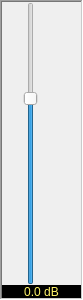
<?xml version="1.0" encoding="UTF-8"?>
<ui version="4.0">
 <class>CChannelVol</class>
 <widget class="QFrame" name="CChannelVol">
  <property name="geometry">
   <rect>
    <x>0</x>
    <y>0</y>
    <width>83</width>
    <height>300</height>
   </rect>
  </property>
  <property name="windowTitle">
   <string>Frame</string>
  </property>
  <property name="frameShape">
   <enum>QFrame::WinPanel</enum>
  </property>
  <property name="frameShadow">
   <enum>QFrame::Sunken</enum>
  </property>
  <layout class="QVBoxLayout" name="verticalLayout">
   <property name="spacing">
    <number>0</number>
   </property>
   <property name="leftMargin">
    <number>0</number>
   </property>
   <property name="topMargin">
    <number>0</number>
   </property>
   <property name="rightMargin">
    <number>0</number>
   </property>
   <property name="bottomMargin">
    <number>0</number>
   </property>
   <item>
    <layout class="QHBoxLayout" name="horizontalLayout">
     <property name="spacing">
      <number>0</number>
     </property>
     <property name="topMargin">
      <number>0</number>
     </property>
     <property name="bottomMargin">
      <number>0</number>
     </property>
     <item>
      <widget class="CdBScale" name="frame">
       <property name="minimumSize">
        <size>
         <width>19</width>
         <height>0</height>
        </size>
       </property>
       <property name="font">
        <font>
         <pointsize>13</pointsize>
        </font>
       </property>
      </widget>
     </item>
     <item>
      <widget class="QSynthSlider" name="VolSlider">
       <property name="minimumSize">
        <size>
         <width>20</width>
         <height>0</height>
        </size>
       </property>
       <property name="maximum">
        <number>150</number>
       </property>
       <property name="sliderPosition">
        <number>100</number>
       </property>
       <property name="orientation">
        <enum>Qt::Vertical</enum>
       </property>
      </widget>
     </item>
     <item>
      <widget class="CPeakControl" name="PeakLeft">
       <property name="sizePolicy">
        <sizepolicy hsizetype="Expanding" vsizetype="Preferred">
         <horstretch>0</horstretch>
         <verstretch>0</verstretch>
        </sizepolicy>
       </property>
       <property name="minimumSize">
        <size>
         <width>14</width>
         <height>0</height>
        </size>
       </property>
      </widget>
     </item>
     <item>
      <widget class="CPeakControl" name="PeakRight">
       <property name="sizePolicy">
        <sizepolicy hsizetype="Expanding" vsizetype="Preferred">
         <horstretch>0</horstretch>
         <verstretch>0</verstretch>
        </sizepolicy>
       </property>
       <property name="minimumSize">
        <size>
         <width>14</width>
         <height>0</height>
        </size>
       </property>
      </widget>
     </item>
    </layout>
   </item>
   <item>
    <widget class="QLabel" name="VolLabel">
     <property name="sizePolicy">
      <sizepolicy hsizetype="Expanding" vsizetype="Preferred">
       <horstretch>0</horstretch>
       <verstretch>0</verstretch>
      </sizepolicy>
     </property>
     <property name="minimumSize">
      <size>
       <width>0</width>
       <height>13</height>
      </size>
     </property>
     <property name="maximumSize">
      <size>
       <width>16777215</width>
       <height>13</height>
      </size>
     </property>
     <property name="font">
      <font>
       <pointsize>9</pointsize>
      </font>
     </property>
     <property name="styleSheet">
      <string notr="true">color: rgb(255, 244, 105);background:black;</string>
     </property>
     <property name="text">
      <string>0.0 dB</string>
     </property>
     <property name="alignment">
      <set>Qt::AlignCenter</set>
     </property>
    </widget>
   </item>
  </layout>
 </widget>
 <customwidgets>
  <customwidget>
   <class>QSynthSlider</class>
   <extends>QSlider</extends>
   <header>qsynthslider.h</header>
  </customwidget>
  <customwidget>
   <class>CPeakControl</class>
   <extends>QFrame</extends>
   <header>cpeakcontrol.h</header>
   <container>1</container>
  </customwidget>
  <customwidget>
   <class>CdBScale</class>
   <extends>QFrame</extends>
   <header>cdbscale.h</header>
   <container>1</container>
  </customwidget>
 </customwidgets>
 <resources/>
 <connections/>
</ui>
